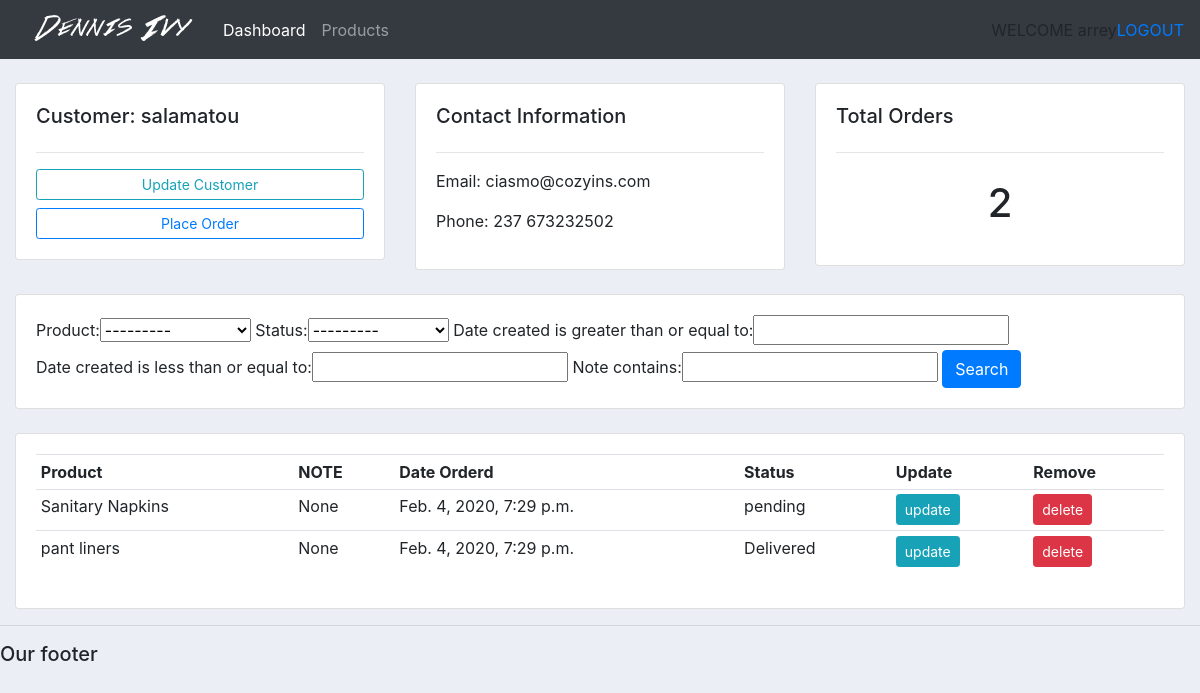
The app's page /customer/1/ (signed in) with its own data.
### accounts/models.py (models this page shows, shortened)
class Customer(models.Model):
	name = models.CharField(max_length=200, null=True)
	phone= models.CharField(max_length=200, null=True)
	email = models.CharField(max_length=200, null=True)
	date_created= models.DateTimeField(auto_now_add=True)

class Order(models.Model):
	STATUS = (
		('pending', 'pending'),
		('Out for Delivery', 'Out for Delivery'),
		('Delivered', 'Delivered'),
		)
	customer = models.ForeignKey(Customer, null=True, on_delete=models.SET_NULL)
	product = models.ForeignKey(Product, null=True, on_delete=models.SET_NULL)
	date_created = models.DateTimeField(auto_now_add=True)
	status = models.CharField(max_length=200, choices=STATUS)
	note = models.CharField(max_length=1000, null=True)

class Product(models.Model):
	CATEGORY = (
		('Indoor', 'Indoor'),
		('Out Door', 'Out Door'),
		)
	name=models.CharField(max_length=200, null=True)
	price = models.FloatField(null=True)
	description = models.CharField(max_length=200, null=True)
	category = models.CharField(max_length=200, choices=CATEGORY)
	tag = models.ManyToManyField(Tag)
	def __str__(self):
		return self.name

### accounts/views.py (the view)
# urls.py: path('customer/<int:pk>/', views.customer, name='customer'),
@login_required(login_url='login')
def customer(request, pk):
	customer = Customer.objects.get(id=pk)
	orders = customer.order_set.all()
	total_orders = orders.count()
	myFilter = OrderFilter(request.GET, queryset=orders)
	orders=myFilter.qs
	cntx = {'customer':customer, 'orders':orders, 'total_orders':total_orders, 'myfilter':myFilter}
	return render(request, 'accounts/customer.html', cntx)

### accounts/templates/accounts/customer.html
{%  extends 'accounts/main.html' %}
{% block content %}
	<br>
<div class="row">
	<div class="col-md">
		<div class="card card-body">
			<h5>Customer: {{customer.name}} </h5>
			<hr>
			<a class="btn btn-outline-info  btn-sm btn-block" href="">Update Customer</a>
			<a class="btn btn-outline-primary  btn-sm btn-block" href="{% url 'create_order' customer.id %}">Place Order</a>
		</div>
	</div>
	<div class="col-md">
		<div class="card card-body">
			<h5>Contact Information</h5>
			<hr>
			<p>Email: {{customer.email}}</p>
			<p>Phone: {{customer.phone}} </p>
		</div>
	</div>
	<div class="col-md">
		<div class="card card-body">
			<h5>Total Orders</h5>
			<hr>
			<h1 style="text-align: center;padding: 10px">{{total_orders}}</h1>
		</div>
	</div>
</div>
<br>
<div class="row">
	<div class="col">
		<div class="card card-body">
			<form method="get">
				{{myfilter.form.as_table}}
		    <button class="btn btn-primary" type="submit">Search</button>
		  </form>
		</div>
	</div>
</div>
<br>
<div class="row">
	<div class="col-md">
		<div class="card card-body">
			<table class="table table-sm">
				<tr>
					<th>Product</th>
					<th>NOTE</th>
					<th>Date Orderd</th>
					<th>Status</th>
					<th>Update</th>
					<th>Remove</th>
				</tr>
				{% for order in orders %}
					<tr>
						<td>{{order.product}}</td>
						<td>{{order.note}}</td>
						<td>{{order.date_created}}</td>
						<td>{{order.status}}</td>
						<td><a class="btn btn-sm btn-info" href="#">update</a></td>
						<td><a class="btn btn-sm btn-danger" href="#">delete</a></td>
					</tr>
				{% endfor %}
			</table>
		</div>
	</div>
</div>
{% endblock %}

### accounts/templates/accounts/navbar.html (shortened to what this page needs)
{% load static %}
<nav class="navbar navbar-expand-lg navbar-dark bg-dark">
  <img src=" {% static "images/logo.png" %} ">
  <div class="collapse navbar-collapse" id="navbarNav">
    <ul class="navbar-nav">
      <li class="nav-item active">
        <a class="nav-link" href=" {% url "home" %} ">Dashboard</a>
      </li>
      <li class="nav-item">
        <a class="nav-link" href=" {% url "products" %} ">Products</a>
      </li>
    </ul>
  </div>
  <span class="hello-msg">WELCOME {{request.user}}</span>
  <span class="hello-msg"><a href="{% url 'logout' %}"> LOGOUT</a></span>
</nav>

### static/css/main.css (style rules this page uses)
body { background-color: #ebeff5; }

### records on screen
Customer: name "salamatou", email "ciasmo@cozyins.com", phone "237 673232502"
Order: product "Sanitary Napkins", note "None", date_created "Feb. 4, 2020, 7:29 p.m.", status "pending"
Order: product "pant liners", note "None", date_created "Feb. 4, 2020, 7:29 p.m.", status "Delivered"

### other values on screen
{{ request.user }} "arrey"
{{ total_orders }} "2"
